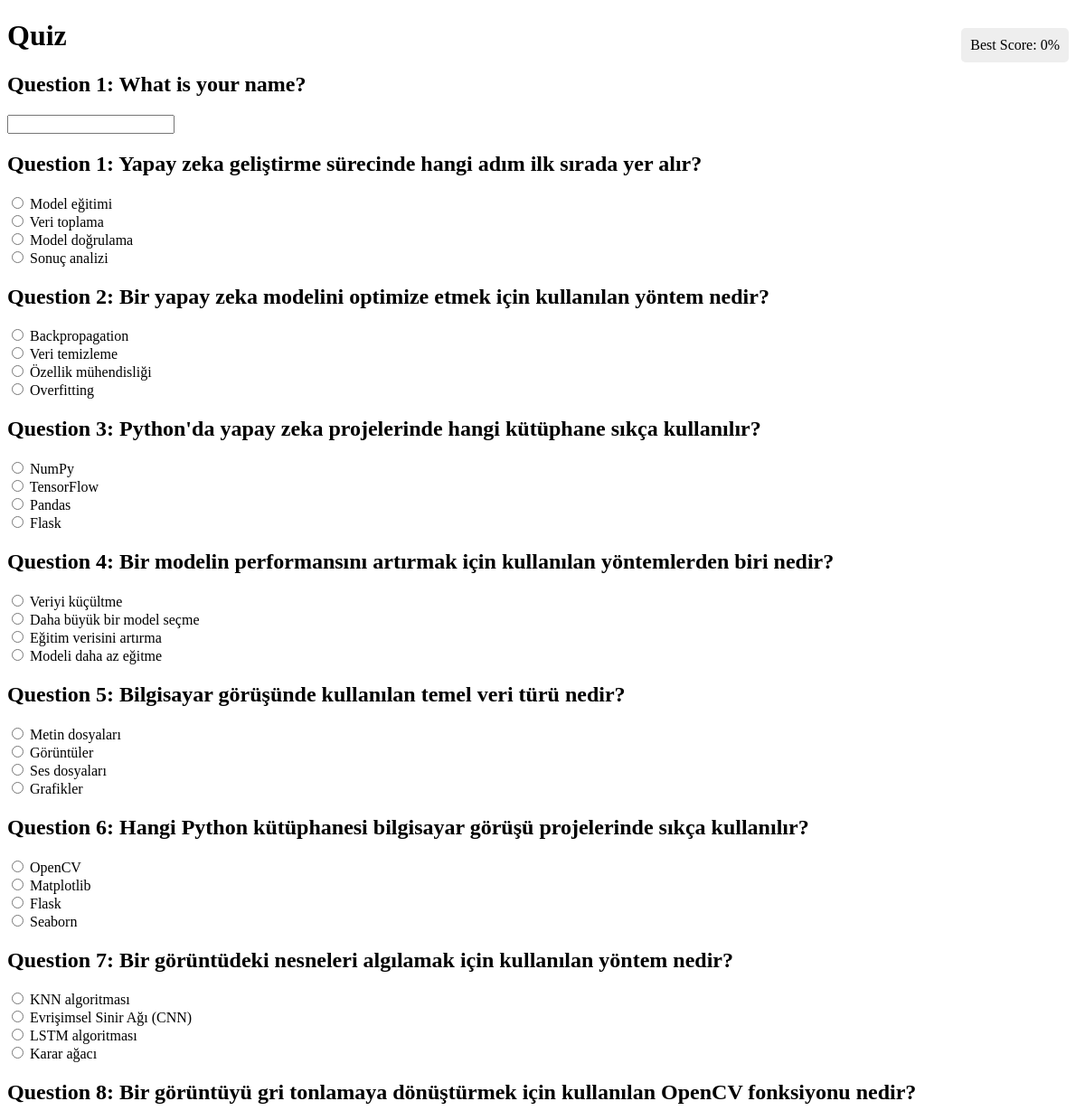
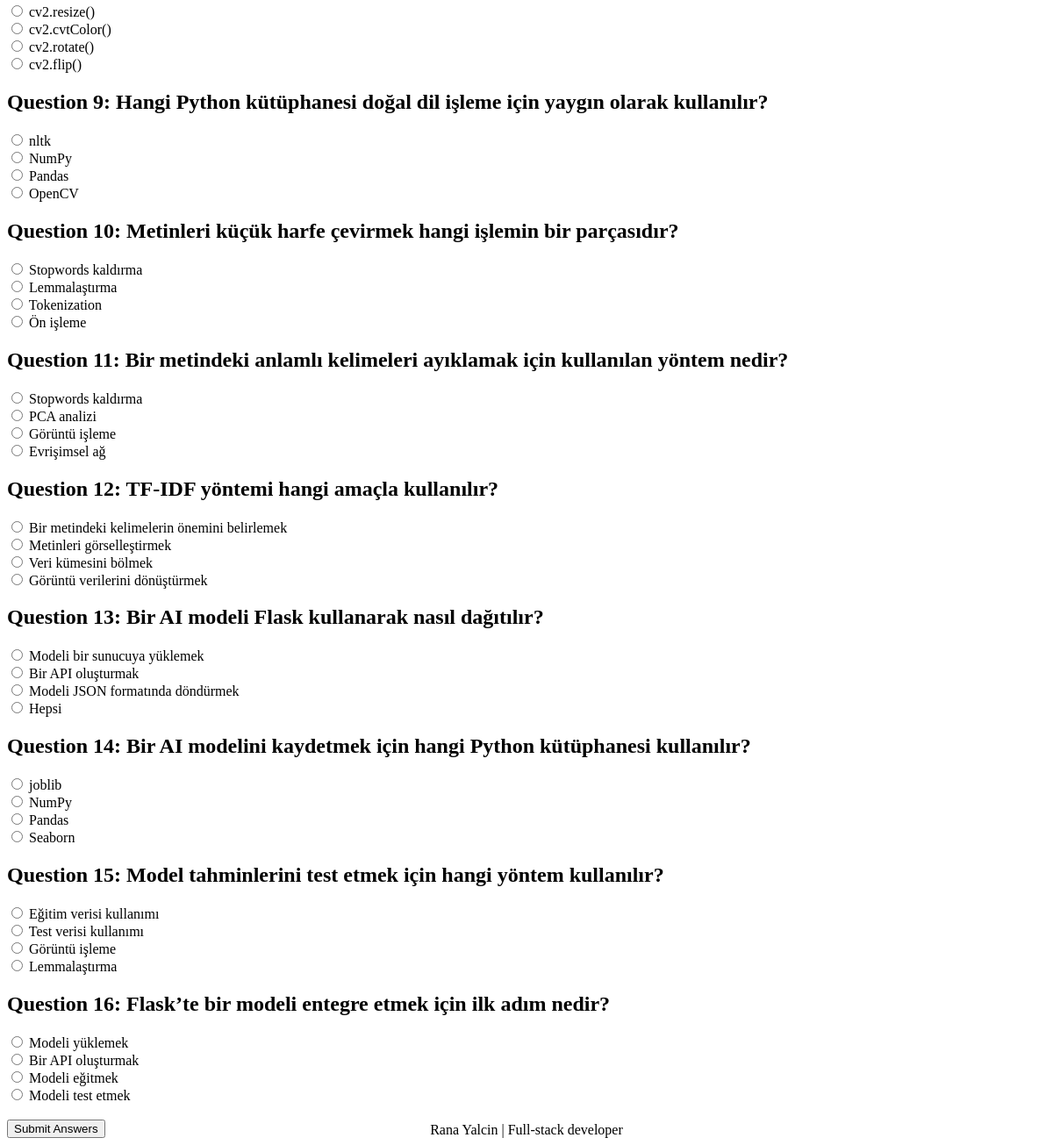
The page /quiz on the database its author committed (2 pictures, top to bottom).
### tables this page shows
CREATE TABLE questions (id INTEGER PRIMARY KEY AUTOINCREMENT, questions TEXT, options TEXT, correct_answer TEXT);

### app.py (the view, shortened to what this page needs)
@app.route("/quiz", methods=["GET", "POST"])
def quiz():
    conn = get_db_connection()
    questions = conn.execute("SELECT * FROM questions").fetchall()
    best_score = conn.execute("SELECT MAX(high_score) AS max_score FROM students").fetchone()["max_score"]
    if best_score is None:
        best_score = 0  # Eğer skor yoksa 0 gösterilsin
    conn.close()
    return render_template("quiz.html", questions=questions, best_score=best_score)

### app.py (called while the page is built)
def get_db_connection():
    conn = sqlite3.connect('database.db')
    conn.row_factory = sqlite3.Row
    return conn

### templates/quiz.html (shortened to what this page needs)
<!DOCTYPE html>
<html>
<head>
</head>
<body>
    <div id="best-score">
        Best Score: {{ best_score }}%
    </div>
    <h1>Quiz</h1>
    <form method="POST" action="/quiz">
        <h2>Question 1: What is your name?</h2>
        <input type="text" name="username" required>
        {% for question in questions %}
            <h2>Question {{ loop.index }}: {{ question['questions'] }}</h2>
            {% for option in question['options'].split(',') %}
                <input type="radio" name="question{{ question['id'] }}" value="{{ option.strip() }}"> {{ option.strip() }}<br>
            {% endfor %}
        {% endfor %}
        <br>
        <input type="submit" value="Submit Answers">
    </form>
      <footer>
       Rana Yalcin | Full-stack developer
    </footer>
</body>
</html>

### templates/quiz.html (style rules this page uses)
body { position: relative; min-height: 100vh; }
footer { position: absolute; bottom: 0; left: 0; right: 0; text-align: center; }
#best-score { position: absolute; top: 10px; right: 10px; background-color: #eee; padding: 10px; border-radius: 5px; }

### rows shown on the page
questions: questions "Yapay zeka geliştirme sürecinde hangi adım ilk sırada yer alır?", strip "Model eğitimi" "Veri toplama" "Model doğrulama" "Sonuç analizi"
questions: questions "Bir yapay zeka modelini optimize etmek için kullanılan yöntem nedir?", strip "Backpropagation" "Veri temizleme" "Özellik mühendisliği" "Overfitting"
questions: questions "Python'da yapay zeka projelerinde hangi kütüphane sıkça kullanılır?", strip "NumPy" "TensorFlow" "Pandas" "Flask"
questions: questions "Bir modelin performansını artırmak için kullanılan yöntemlerden biri nedir?", strip "Veriyi küçültme" "Daha büyük bir model seçme" "Eğitim verisini artırma" "Modeli daha az eğitme"
questions: questions "Bilgisayar görüşünde kullanılan temel veri türü nedir?", strip "Metin dosyaları" "Görüntüler" "Ses dosyaları" "Grafikler"
questions: questions "Hangi Python kütüphanesi bilgisayar görüşü projelerinde sıkça kullanılır?", strip "OpenCV" "Matplotlib" "Flask" "Seaborn"
questions: questions "Bir görüntüdeki nesneleri algılamak için kullanılan yöntem nedir?", strip "KNN algoritması" "Evrişimsel Sinir Ağı (CNN)" "LSTM algoritması" "Karar ağacı"
questions: questions "Bir görüntüyü gri tonlamaya dönüştürmek için kullanılan OpenCV fonksiyonu nedir?", strip "cv2.resize()" "cv2.cvtColor()" "cv2.rotate()" "cv2.flip()"
questions: questions "Hangi Python kütüphanesi doğal dil işleme için yaygın olarak kullanılır?", strip "nltk" "NumPy" "Pandas" "OpenCV"
questions: questions "Metinleri küçük harfe çevirmek hangi işlemin bir parçasıdır?", strip "Stopwords kaldırma" "Lemmalaştırma" "Tokenization" "Ön işleme"
questions: questions "Bir metindeki anlamlı kelimeleri ayıklamak için kullanılan yöntem nedir?", strip "Stopwords kaldırma" "PCA analizi" "Görüntü işleme" "Evrişimsel ağ"
questions: questions "TF-IDF yöntemi hangi amaçla kullanılır?", strip "Bir metindeki kelimelerin önemini belirlemek" "Metinleri görselleştirmek" "Veri kümesini bölmek" "Görüntü verilerini dönüştürmek"
questions: questions "Bir AI modeli Flask kullanarak nasıl dağıtılır?", strip "Modeli bir sunucuya yüklemek" "Bir API oluşturmak" "Modeli JSON formatında döndürmek" "Hepsi"
questions: questions "Bir AI modelini kaydetmek için hangi Python kütüphanesi kullanılır?", strip "joblib" "NumPy" "Pandas" "Seaborn"
questions: questions "Model tahminlerini test etmek için hangi yöntem kullanılır?", strip "Eğitim verisi kullanımı" "Test verisi kullanımı" "Görüntü işleme" "Lemmalaştırma"
questions: questions "Flask’te bir modeli entegre etmek için ilk adım nedir?", strip "Modeli yüklemek" "Bir API oluşturmak" "Modeli eğitmek" "Modeli test etmek"

### other values the page prints
{{ best_score }} "0"
